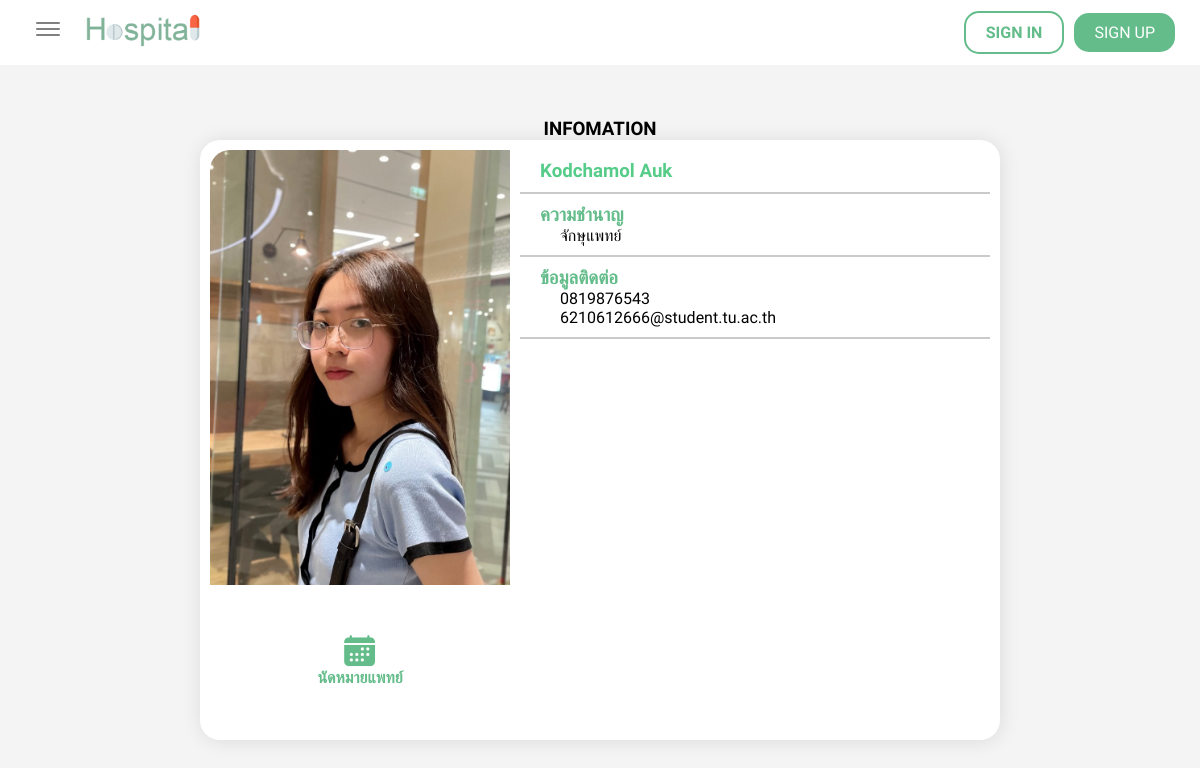
Screenshot of /docprofile/1 with the database file from the repository.
### doctors/models.py (models this page shows, shortened)
class Doctor(models.Model):
    user = models.OneToOneField(User, null=True, blank=True, on_delete=models.CASCADE)
    First_name = models.CharField(max_length=100, blank=True, null = True)
    Last_name = models.CharField(max_length=100, null = True)
    phone = models.CharField(max_length=100, null = True)
    email = models.CharField(max_length=200, null = True)
    spec = models.CharField(max_length=100, null = True)
    date_created = models.DateTimeField(default=timezone.now)
    profile_pic = models.ImageField(default='person.jpg',null=True, blank=True)

### doctors/views.py (the view)
# urls.py: path('docprofile/<pk>', views.docprofile, name="docprofile"),
def docprofile(request, pk):
    doctor = Doctor.objects.filter(id=pk).first()
    return render(request, "doctors/docprofile.html", {"doctor": doctor})

### doctors/templates/doctors/docprofile.html (shortened to what this page needs)
{% extends "doctors/layout.html" %}
{% load static %}
{% block content %}
<h3>INFOMATION</h3>
<div class="doctor-card">
    <div class="zone-l">
        <div class="doc-img">
            <img src="{{doctor.profile_pic.url}}" alt="" srcset="">
        </div>
        {% if not request.user.is_superuser %}
        <div class="button-zone">
            <a href="{% url 'doctors:appointment' doctor.id %}" class="app-butt">
                <ion-icon name="calendar"></ion-icon>
                <p>นัดหมายแพทย์</p>
            </a>
        </div>
        {% endif %}
    </div>
    <div class="zone-r">
        <div class="name">
            <h3>{{doctor.First_name}} {{doctor.Last_name}}</h3>
        </div>
        <div class="xpert">
            <h3>ความชำนาญ</h3>
            <p>{{doctor.spec}}</p>
        </div>
        <div class="lang">
            <h3>ข้อมูลติดต่อ</h3>
            <p>{{doctor.phone}}</p>
            <p>{{doctor.email}}</p>
        </div>
{% endblock %}

### static/css/style-navbar.css (style rules this page uses)
* { margin: 0; padding: 0; box-sizing: border-box; font-family: 'Prompt', sans-serif; }

### static/css/style-dprofile.css (style rules this page uses)
* { margin: 0; padding: 0; box-sizing: border-box; font-family: 'Prompt', sans-serif; }
.area-content .doctor-card { background-color: white; width: 90%; max-width: 100vh; min-width: 450px; min-height: 300px; max-height: 75vh; height: 67.5vw; border-radius: 20px; overflow: hidden; display: flex; justify-content: flex-start; box-shadow: 1px 1px 20px rgba(0, 0, 0, 0.1); }
.area-content .doctor-card .zone-l { width: 40%; height: 100%; padding: 10px; }
.area-content .doctor-card .zone-l .doc-img { height: 75%; width: 100%; overflow: hidden; display: flex; justify-content: center; border-top-left-radius: 20px; }
.area-content .doctor-card .zone-l .doc-img img { height: 100%; }
.area-content .doctor-card .zone-l .button-zone { width: 100%; height: 25%; border-bottom-left-radius: 20px; padding-top: 5px; overflow: hidden; }
.area-content .doctor-card .zone-l .button-zone .app-butt { width: 100%; height: 100%; background-color: #ffffff; display: flex; flex-direction: column; align-items: center; justify-content: center; text-align: center; color: #63bc8a; text-decoration: none; transition: 150ms; }
.area-content .doctor-card .zone-l .button-zone .app-butt ion-icon { font-size: 2.2rem; }
.area-content .doctor-card .zone-l .button-zone .app-butt p { font-weight: bolder; }
.area-content .doctor-card .zone-r { width: 60%; height: 100%; padding: 10px; padding-left: 0px; overflow: hidden; overflow-y: scroll; }
.area-content .doctor-card .zone-r .name { width: 100%; padding: 10px; padding-left: 20px; border-top-right-radius: 20px; display: flex; justify-content: space-between; align-items: center; text-align: center; border-bottom: 2px solid #cacaca; }
.area-content .doctor-card .zone-r .name h3 { color: #56cc89; }
.area-content .doctor-card .zone-r .xpert { width: 100%; padding: 10px; padding-left: 20px; display: flex; flex-direction: column; text-align: left; border-bottom: 2px solid #cacaca; }
.area-content .doctor-card .zone-r .xpert h3 { color: #63bc8a; }
.area-content .doctor-card .zone-r .xpert p { padding-left: 20px; }
.area-content .doctor-card .zone-r .lang { width: 100%; padding: 10px; padding-left: 20px; display: flex; flex-direction: column; text-align: left; border-bottom: 2px solid #cacaca; }
.area-content .doctor-card .zone-r .lang h3 { color: #63bc8a; }
.area-content .doctor-card .zone-r .lang p { padding-left: 20px; }

### rows the page displays
Doctor: profile_pic (picture), First_name "Kodchamol", Last_name "Auk", spec "จักษุแพทย์", phone "0819876543", email "6210612666@student.tu.ac.th"
